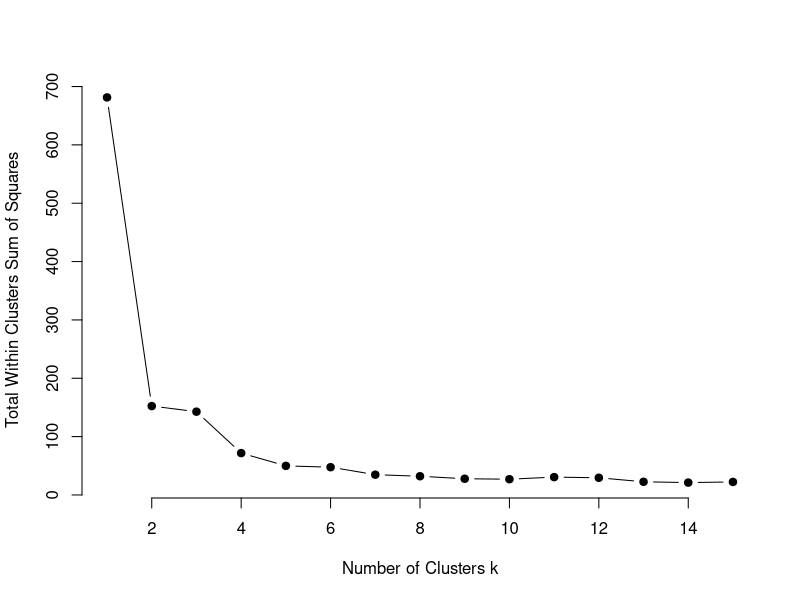
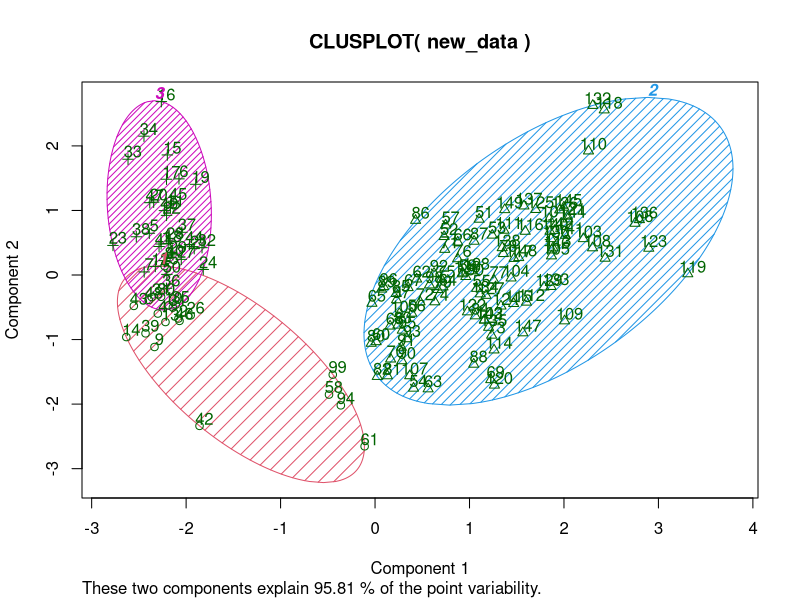
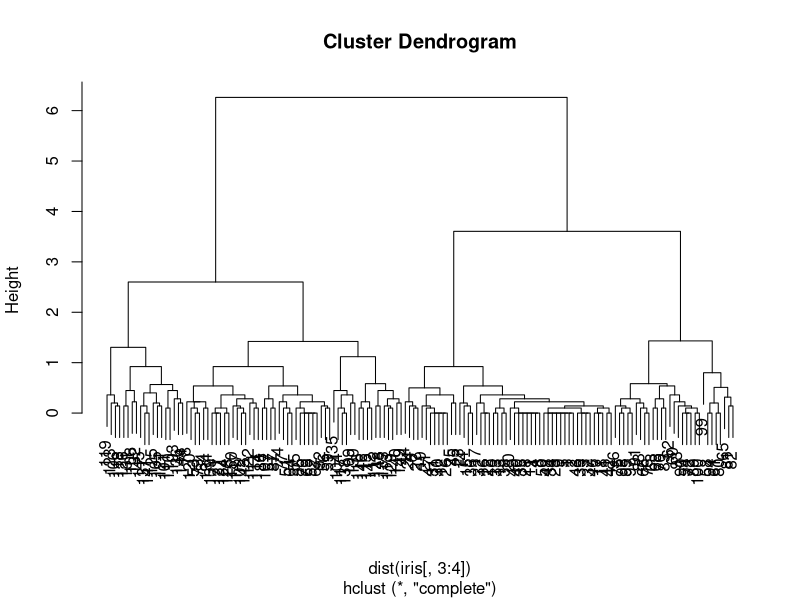

R code for these plots, in order:
"k-means clustering"
iris
data("iris")
names(iris)
new_data=subset(iris,select=c(-Species))
new_data

cl=kmeans(new_data,3)
cl

data=new_data
wss=sapply(1:15,
           function(k){kmeans(data,k)$tot.withinss})
plot(1:15,wss,
     type="b",pch=19,frame=FALSE,
     xlab="Number of Clusters k",
     ylab="Total Within Clusters Sum of Squares")

install.packages("cluster")
library(cluster)
clusplot(new_data,cl$cluster,color=TRUE,shade=TRUE,labels=2,lines=0)
cl$cluster
cl$centers


"Agglomarative Clustering"
clusters=hclust(dist(iris[,3:4]))
plot(clusters)
clusterCut=cutree(clusters,3)
table(clusterCut,iris$Species)